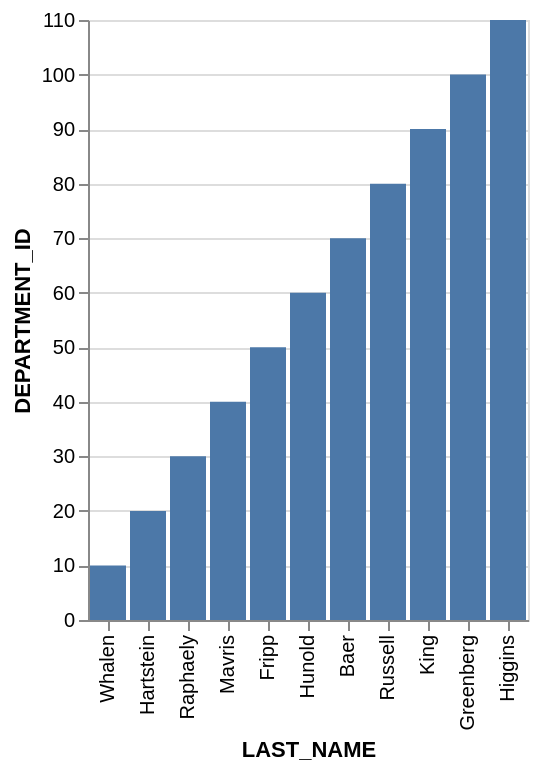

Source (Vega-Lite JSON):
### Vega-Lite specification from a JSON file in a GitHub repository (floating-point values rounded to 4 significant figures)
{"data": {"values": [{"x_data": "Whalen", "y_data": 10}, {"x_data": "Hartstein", "y_data": 20}, {"x_data": "Raphaely", "y_data": 30}, {"x_data": "Mavris", "y_data": 40}, {"x_data": "Fripp", "y_data": 50}, {"x_data": "Hunold", "y_data": 60}, {"x_data": "Baer", "y_data": 70}, {"x_data": "Russell", "y_data": 80}, {"x_data": "King", "y_data": 90}, {"x_data": "Greenberg", "y_data": 100}, {"x_data": "Higgins", "y_data": 110}]}, "mark": "bar", "encoding": {"x": {"field": "x_data", "type": "nominal", "title": "LAST_NAME", "sort": {"op": "sum", "field": "y_data", "order": "ascending"}}, "y": {"field": "y_data", "type": "quantitative", "title": "DEPARTMENT_ID"}}}
